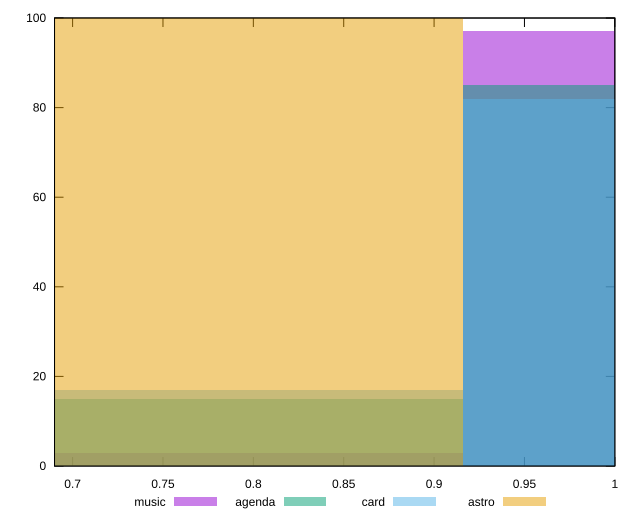

This figure's gnuplot source:
reset

$music <<EOF
1.0467039804908669 97
0.7850279853681501 3
EOF

$agenda <<EOF
0.7850279853681501 15
1.0467039804908669 85
EOF

$card <<EOF
1.0467039804908669 82
0.7850279853681501 17
EOF

$astro <<EOF
0.7850279853681501 100
EOF

set key outside below
set boxwidth 0.2616759951227167
set xrange [0.69:1]
set yrange [0:100]
set trange [0:100]
set style fill transparent solid 0.5 noborder
set terminal svg size 640, 520 enhanced background rgb 'white'
set output "report/report_00029_2021-02-24T13-36-40.390Z/uses-rel-preconnect/comparison/histogram/all_score.svg"

plot $music title "music" with boxes, \
     $agenda title "agenda" with boxes, \
     $card title "card" with boxes, \
     $astro title "astro" with boxes

reset
